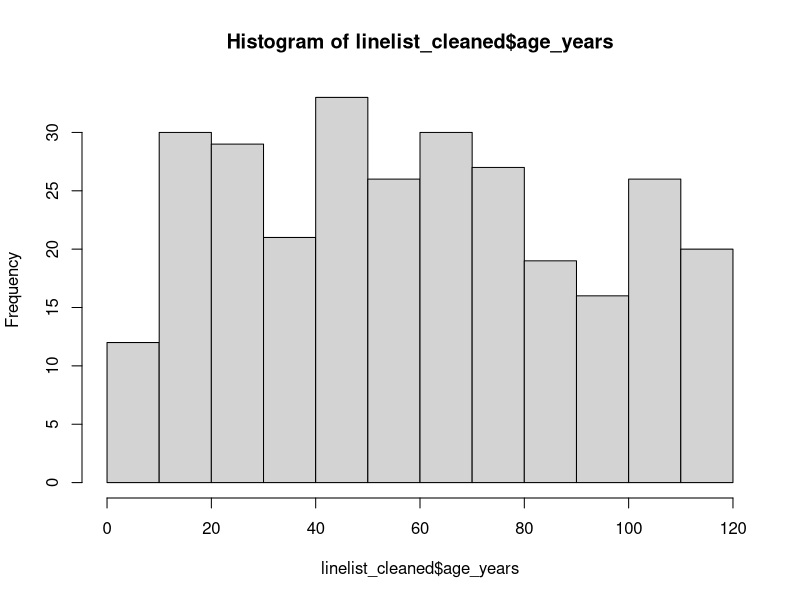
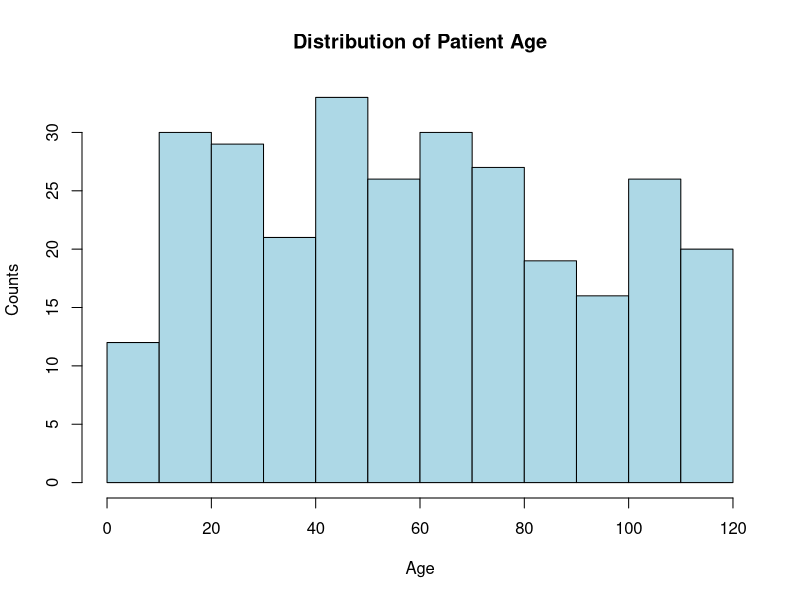

The R script that drew these images, in order:
## ---- chunk 1
# Silently read AJS example dataset
linelist_raw <- read.csv("linelist_raw.csv")
linelist_cleaned <- linelist_raw
## ---- chunk 2
reporting_week <- "2018-W10"   # creates the object reporting_week by assigning a value

reporting_week                 # prints the current value of reporting_week
## ---- chunk 3
reporting_week <- "2018-W51"   # assigns a NEW value to the object reporting_week

reporting_week                 # prints the current value of reporting_week
## ---- chunk 4
# Retrieve the length of the vector age_years (which is in the data frame linelist_cleaned)
length(linelist_cleaned$age_years)  
## ---- chunk 5
class(linelist_raw$age_years)
class(linelist_raw$patient_origin)
## ---- chunk 6
summary(linelist_raw$age_years)
## ---- chunk 7
hist(linelist_cleaned$age_years)
## ---- chunk 8
hist(linelist_cleaned$age_years, main = "Distribution of Patient Age", xlab = "Age", ylab = "Counts", col = "light blue")
## ---- chunk 9
rdt_result <- NA   # Assigns the object rdt_result with the value NA (missing)
is.na(rdt_result)  # Tests whether the value of rdt_result is NA
